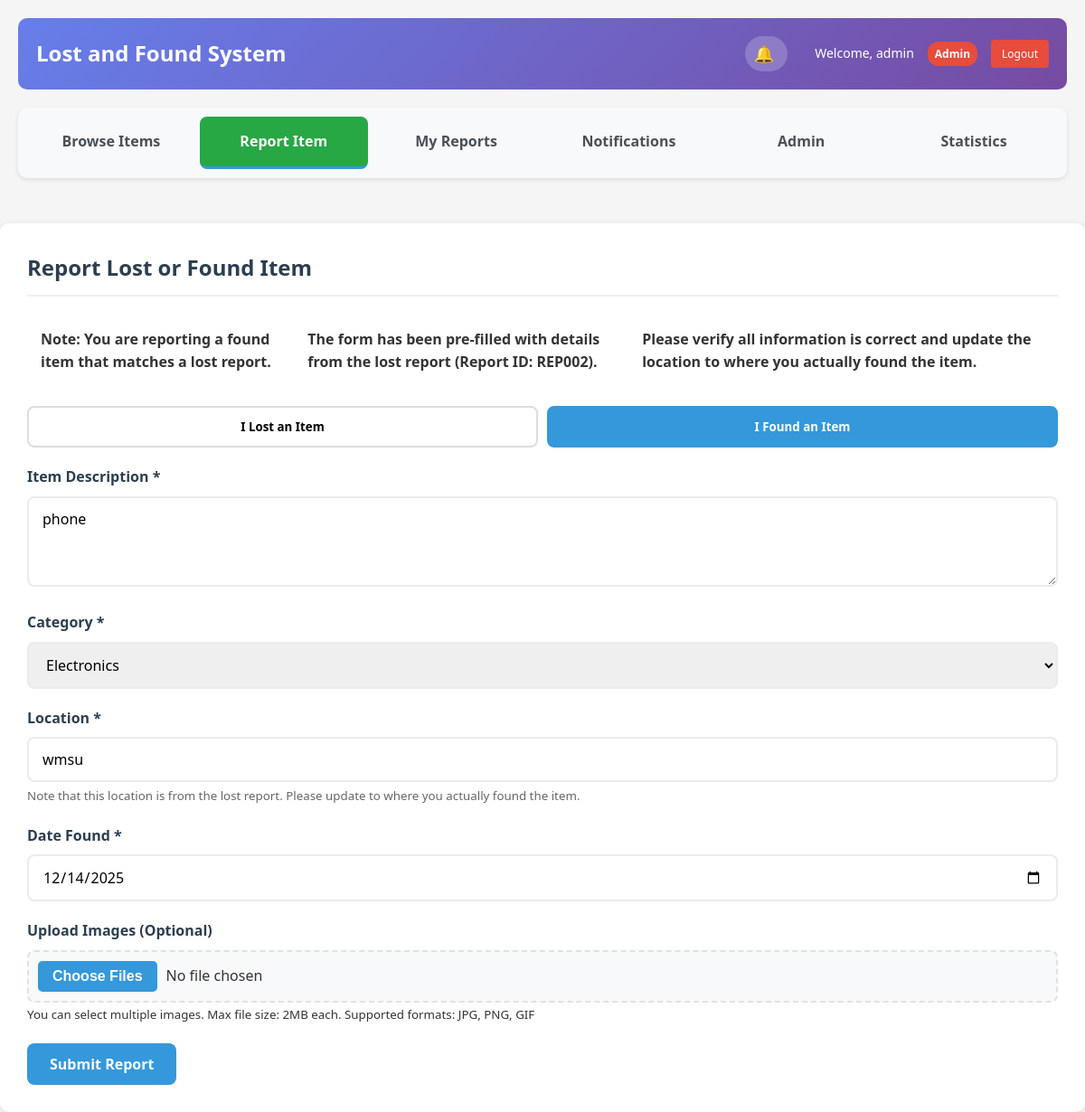
The app's page /object/dashboard.php?tab=report-item&found_lost_item=1&report_id=REP002 (signed in) with its own data.
### tables this page shows
CREATE TABLE `item` (
  `item_id` varchar(10) NOT NULL,
  `description` varchar(255) DEFAULT NULL,
  `category_id` int(11) DEFAULT NULL,
  `location_id` int(11) DEFAULT NULL,
  `reported_by` varchar(10) DEFAULT NULL
);

CREATE TABLE `report` (
  `report_id` varchar(10) NOT NULL,
  `status` enum('pending','found','confirmed','returned') DEFAULT 'pending',
  `report_type` enum('lost','found') NOT NULL,
  `item_id` varchar(10) DEFAULT NULL,
  `user_id` varchar(10) DEFAULT NULL,
  `date_lost` date DEFAULT NULL,
  `date_found` date DEFAULT NULL,
  `created_at` timestamp NOT NULL DEFAULT current_timestamp(),
  `updated_at` timestamp NOT NULL DEFAULT current_timestamp() ON UPDATE current_timestamp()
);

CREATE TABLE `category` (
  `category_id` int(11) NOT NULL,
  `category_name` enum('Electronics','Clothing','Accessories','Documents','Jewelry','Keys','Bags','Books','Cash') NOT NULL
);

CREATE TABLE `location` (
  `location_id` int(11) NOT NULL,
  `location_name` varchar(40) DEFAULT NULL
);

### class/database.php (called while the page is built, shortened)
<?php
class DatabaseService {
    private static $instance = null;
    private $connection;
    private $host = "localhost";
    private $dbname = "lost_and_found_system";
    private $username = "root";
    private $password = "";
    private function __construct() {
        try {
            $this->connection = new PDO(
                "mysql:host={$this->host};dbname={$this->dbname};charset=utf8mb4",
                $this->username,
                $this->password,
                [
                    PDO::ATTR_ERRMODE => PDO::ERRMODE_EXCEPTION,
                    PDO::ATTR_DEFAULT_FETCH_MODE => PDO::FETCH_ASSOC,
                    PDO::ATTR_EMULATE_PREPARES => false
                ]
            );
        } catch (PDOException $e) {
            die("Database connection failed: " . $e->getMessage());
        }
    }
    public static function getInstance() {
        if (self::$instance == null) {
            self::$instance = new DatabaseService();
        }
        return self::$instance;
    }
    public function getConnection() {
        return $this->connection;
    }
}
?>

### object/entities.php (called while the page is built, shortened)
<?php
require_once '../class/database.php';
class Category {
    private $db;
    public function __construct() {
        $this->db = DatabaseService::getInstance()->getConnection();
    }
    public function getAll() {
        $stmt = $this->db->prepare("SELECT * FROM category ORDER BY category_name");
        $stmt->execute();
        return $stmt->fetchAll();
    }
}
class Item {
    private $db;
    public function __construct() {
        $this->db = DatabaseService::getInstance()->getConnection();
    }
    public function getItemById($item_id) {
        $stmt = $this->db->prepare("SELECT * FROM item WHERE item_id = ?");
        $stmt->execute([$item_id]);
        return $stmt->fetch();
    }
}
class Report {
    private $db;
    public function __construct() {
        $this->db = DatabaseService::getInstance()->getConnection();
    }
    public function getReportById($report_id) {
    $stmt = $this->db->prepare("
        SELECT r.*, i.description, i.item_id, i.category_id, l.location_name, c.category_name,
               u.username, u.email,
               (SELECT GROUP_CONCAT(claim_id) FROM claim WHERE report_id = r.report_id) as claim_ids
        FROM report r
        LEFT JOIN item i ON r.item_id = i.item_id
        LEFT JOIN location l ON i.location_id = l.location_id
        LEFT JOIN category c ON i.category_id = c.category_id
        LEFT JOIN users u ON r.user_id = u.user_id
        WHERE r.report_id = ?
    ");
    $stmt->execute([$report_id]);
    $report = $stmt->fetch();
    if ($report && $report['claim_ids']) {
        $claimStmt = $this->db->prepare("
            SELECT * FROM claim
            WHERE report_id = ?
            ORDER BY created_at DESC
        ");
        $claimStmt->execute([$report_id]);
        $report['claims'] = $claimStmt->fetchAll();
    } else {
        $report['claims'] = [];
    }
    return $report;
    }
}
?>

### object/dashboard.php (the view, shortened to what this page needs)
<?php
require_once '../class/database.php';
require_once 'entities.php';
$isAdmin = $_SESSION['role'] === 'admin';
if ($isAdmin) {
    $verification_required = false;
}
$isAdmin = $_SESSION['role'] === 'admin';
if ($isAdmin) {
    $active_tab = isset($_GET['tab']) ? $_GET['tab'] : 'admin';
} else {
    $active_tab = isset($_GET['tab']) ? $_GET['tab'] : 'browse-items';
}
?>
<!DOCTYPE html>
<html lang="en">
<head>
    <link rel="stylesheet" href="styles/dashboard.css">
</head>
<body>
    <div class="container">
<header class="<?php echo $verification_required ? 'verification-required-header' : ''; ?>">
    <h1>Lost and Found System</h1>
    <div class="user-info">
        <?php if (!$verification_required): ?>
            <div class="notification-bell">
                <a href="?tab=notifications" class="notification-link">
                    <span class="bell-icon">🔔</span>
                </a>
            </div>
        <?php endif; ?>
        Welcome, <?php echo $_SESSION['username']; ?>
        <?php if (!$verification_required): ?>
            <span class="user-role"><?php echo ucfirst($_SESSION['role']); ?></span>
        <?php endif; ?>
        <a href="logout.php" class="logout-btn">Logout</a>
    </div>
</header>
<?php if ($verification_required && !$isAdmin): ?>
    <div class="verification-banner warning">
        <div class="verification-header">
            <div class="verification-icon">🔐</div>
            <div class="verification-content">
                <h3>Email Verification Required</h3>
                <p>Please verify your email address to access the Lost and Found System.</p>
                <?php if (isset($_SESSION['email'])): ?>
                    <p class="email-address"><strong>We've sent a 6-digit PIN code to: <?php echo $_SESSION['email']; ?></strong></p>
                <?php else: ?>
                    <p class="email-address"><strong>We've sent a 6-digit PIN code to your registered email address.</strong></p>
                <?php endif; ?>
            </div>
        </div>
        <div class="verification-form">
            <form action="verify_pin_dashboard.php" method="POST" class="pin-form">
                <div class="pin-input-group">
                    <label for="pin_code">Enter 6-digit PIN:</label>
                    <div class="pin-input-container">
                        <input type="text" id="pin_code" name="pin_code"
                               maxlength="6" pattern="[0-9]{6}"
                               placeholder="000000" class="pin-input" required>
                        <span class="pin-input-hint">Enter the PIN sent to your email</span>
                    </div>
                </div>
                <div class="verification-buttons">
                    <button type="submit" class="btn-verify">Verify Email</button>
                    <a href="resend_pin_dashboard.php" class="btn-resend">Resend PIN</a>
                    <a href="logout.php" class="btn-logout">Logout</a>
                </div>
            </form>
            <?php if (isset($_SESSION['pin_error'])): ?>
                <div class="notification error">
                    <div class="error-icon">⚠️</div>
                    <div class="error-message">
                        <?php echo $_SESSION['pin_error']; unset($_SESSION['pin_error']); ?>
                    </div>
                </div>
            <?php endif; ?>
            <?php if (isset($_SESSION['message'])): ?>
                <div class="notification success">
                    <div class="success-icon">✅</div>
                    <div class="success-message">
                        <?php echo $_SESSION['message']; unset($_SESSION['message']); ?>
                    </div>
                </div>
            <?php endif; ?>
        </div>
        <div class="verification-help">
            <h4>Need help?</h4>
            <ul>
                <li>Check your spam folder if you don't see the email</li>
                <li>Make sure you entered the correct email address during registration</li>
                <li>The PIN expires in 15 minutes</li>
                <li>Contact support if you continue having issues</li>
            </ul>
        </div>
    </div>
<?php else: ?>
  <div class="tabs" style="display: flex; gap: 5px; margin-bottom: 30px; background: #f8f9fa; padding: 10px; border-radius: 10px;">
    <a href="?tab=browse-items" class="tab <?php echo $active_tab == 'browse-items' ? 'active' : ''; ?>"
       style="flex: 1; text-align: center; padding: 15px; background: <?php echo $active_tab == 'browse-items' ? '#007bff' : 'transparent'; ?>;
              color: <?php echo $active_tab == 'browse-items' ? 'white' : '#495057'; ?>; border-radius: 8px; font-weight: 600;">
        Browse Items
    </a>
    <a href="?tab=report-item" class="tab <?php echo $active_tab == 'report-item' ? 'active' : ''; ?>"
       style="flex: 1; text-align: center; padding: 15px; background: <?php echo $active_tab == 'report-item' ? '#28a745' : 'transparent'; ?>;
              color: <?php echo $active_tab == 'report-item' ? 'white' : '#495057'; ?>; border-radius: 8px; font-weight: 600;">
        Report Item
    </a>
    <a href="?tab=my-reports" class="tab <?php echo $active_tab == 'my-reports' ? 'active' : ''; ?>"
       style="flex: 1; text-align: center; padding: 15px; background: <?php echo $active_tab == 'my-reports' ? '#ffc107' : 'transparent'; ?>;
              color: <?php echo $active_tab == 'my-reports' ? 'black' : '#495057'; ?>; border-radius: 8px; font-weight: 600;">
        My Reports
    </a>
    <a href="?tab=notifications" class="tab <?php echo $active_tab == 'notifications' ? 'active' : ''; ?>"
       style="flex: 1; text-align: center; padding: 15px; background: <?php echo $active_tab == 'notifications' ? '#17a2b8' : 'transparent'; ?>;
              color: <?php echo $active_tab == 'notifications' ? 'white' : '#495057'; ?>; border-radius: 8px; font-weight: 600;">
        Notifications
    </a>
    <?php if ($isAdmin): ?>
        <a href="?tab=admin" class="tab <?php echo $active_tab == 'admin' ? 'active' : ''; ?>"
           style="flex: 1; text-align: center; padding: 15px; background: <?php echo $active_tab == 'admin' ? '#dc3545' : 'transparent'; ?>;
                  color: <?php echo $active_tab == 'admin' ? 'white' : '#495057'; ?>; border-radius: 8px; font-weight: 600;">
            Admin
        </a>
        <a href="?tab=statistics" class="tab <?php echo $active_tab == 'statistics' ? 'active' : ''; ?>"
           style="flex: 1; text-align: center; padding: 15px; background: <?php echo $active_tab == 'statistics' ? '#6f42c1' : 'transparent'; ?>;
                  color: <?php echo $active_tab == 'statistics' ? 'white' : '#495057'; ?>; border-radius: 8px; font-weight: 600;">
            Statistics
        </a>
    <?php endif; ?>
</div>
    </div>
        <div class="tab-content">
            <?php if ($active_tab == 'report-item'): ?>
    <div class="form-section">
        <h2>Report Lost or Found Item</h2>
        <?php
        $prefilledData = [];
        if (isset($_GET['found_lost_item']) && isset($_GET['report_id'])) {
            $lostReportId = $_GET['report_id'];
            $report = new Report();
            $lostReport = $report->getReportById($lostReportId);
            if ($lostReport && $lostReport['report_type'] == 'lost') {
                $item = new Item();
                $itemDetails = $item->getItemById($lostReport['item_id']);
                $locationName = isset($lostReport['location_name']) ? $lostReport['location_name'] : '';
                $prefilledData = [
                    'description' => htmlspecialchars($itemDetails['description']),
                    'category_id' => $itemDetails['category_id'],
                    'location_name' => htmlspecialchars($locationName),
                    'report_type' => 'found',
                    'is_from_lost_report' => true,
                    'lost_report_id' => $lostReportId
                ];
                echo '<div class="notification info" style="margin-bottom: 20px;">';
                echo '<p><strong>Note: You are reporting a found item that matches a lost report.</strong></p>';
                echo '<p>The form has been pre-filled with details from the lost report (Report ID: ' . $lostReportId . ').</p>';
                echo '<p>Please verify all information is correct and update the location to where you actually found the item.</p>';
                echo '</div>';
            }
        }
        ?>
        <div class="report-type-selector">
            <button type="button" class="report-type-btn <?php echo (!isset($prefilledData['report_type']) || $prefilledData['report_type'] == 'lost') ? 'active' : ''; ?>" data-type="lost">I Lost an Item</button>
            <button type="button" class="report-type-btn <?php echo (isset($prefilledData['report_type']) && $prefilledData['report_type'] == 'found') ? 'active' : ''; ?>" data-type="found">I Found an Item</button>
        </div>
        <form action="" method="POST" enctype="multipart/form-data">
            <div class="form-group">
                <label for="description">Item Description *</label>
                <textarea id="description" name="description" required placeholder="Describe the item in detail (color, brand, distinctive features, etc.)"><?php echo isset($prefilledData['description']) ? $prefilledData['description'] : ''; ?></textarea>
            </div>
            <div class="form-group">
                <label for="category_id">Category *</label>
                <select id="category_id" name="category_id" required>
                    <?php
                    $category = new Category();
                    $categories = $category->getAll();
                    foreach ($categories as $cat): ?>
                        <option value="<?php echo $cat['category_id']; ?>" <?php echo (isset($prefilledData['category_id']) && $prefilledData['category_id'] == $cat['category_id']) ? 'selected' : ''; ?>>
                            <?php echo $cat['category_name']; ?>
                        </option>
                    <?php endforeach; ?>
                </select>
            </div>
            <div class="form-group">
                <label for="location_name">Location *</label>
                <input type="text" id="location_name" name="location_name" required
                       placeholder="Where did you lose/find the item?"
                       value="<?php echo isset($prefilledData['location_name']) ? $prefilledData['location_name'] : ''; ?>">
                <?php if (isset($prefilledData['is_from_lost_report'])): ?>
                    <small style="color: #666; display: block; margin-top: 5px;">
                        Note that this location is from the lost report. Please update to where you actually found the item.
                    </small>
                <?php endif; ?>
            </div>
            <div class="date-fields">
                <div class="form-group date-found-field" style="<?php echo (isset($prefilledData['report_type']) && $prefilledData['report_type'] == 'found') ? 'display: block;' : 'display: none;'; ?>">
                    <label for="date_found">Date Found *</label>
                    <input type="date" id="date_found" name="date_found"
                           max="<?php echo date('Y-m-d'); ?>"
                           value="<?php echo date('Y-m-d'); ?>">
                </div>
            </div>
            <div class="form-group">
                <label for="images">Upload Images (Optional)</label>
                <input type="file" id="images" name="images[]" multiple accept="image/*" onchange="previewImages(event)">
                <small>You can select multiple images. Max file size: 2MB each. Supported formats: JPG, PNG, GIF</small>
            </div>
            <button type="submit" class="btn">Submit Report</button>
        </form>
    </div>
<?php endif; ?>
                </div>
        <?php endif; ?>
</body>
</html>

### records on screen
item: description "phone", category_id "Electronics"
report: location_name "wmsu"

### other values on screen
$_SESSION['username'] "admin"
$_SESSION['role'] "Admin"
$lostReportId "REP002"
